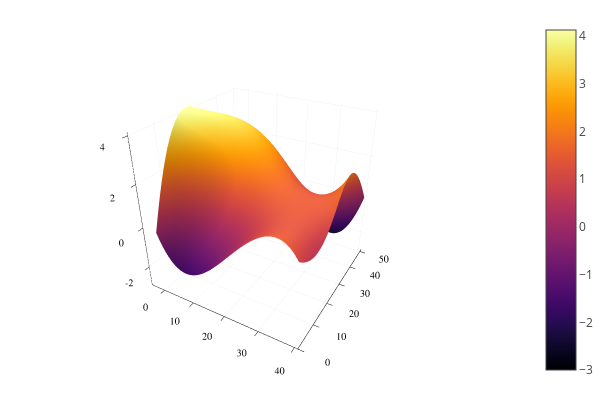

Notebook cell for this chart:
### Markdown cell above
We define instead a Bezier surface as the tensor product of two Bezier curves, i.e.
    $$ \vec{S}(s,t)=\sum_{j=0}^p\sum_{k=0}^q \vec{p}_{jk} b^q_j(s)b^p_k(t)$$
we see next how to define and plot a Bezier surface.

### Code cell
B=[
    [0.0 0.0 0.0] [-5.0 18.0 5.0] [-7.0 32.0 7.0] [0.0 50.0 -3.0];
    [12.0 0.0 -5.0] [13.0 17.0 -3.0] [14.0 31.0 10.0] [12.0 55.0 5.0];
    [28.0 1.0 4.0] [29.0 15.0 3.0] [28.0 28.0 0.0] [29.0 45.0 -7.0];
    [40.0 0.0 1.0] [43.0 18.0 -1.0] [37.0 32.0 5.0] [40.0 50.0 0.0];
]
S = JuliaIGA.BezierSurface(3,3,B)#We here define the following a bicubic Bezier surface of control points B.
println("Degere of the first Bezier curve, ",S.p,", degree of the second Bezier curve, ",S.q,".")
X,Y,Z = JuliaIGA.BezierPlot(S,0.01)#We here export the variable to build the graph of the surface.
surface(X,Y,Z)#We use the Plots library to plot the Bezier surface.
#JuliaIGA.ControlPlot(S)

### Figure 1 — Plotly figure (JSON) as saved in the notebook; plotly's stock layout.template omitted (floating-point values rounded to 4 significant figures; data arrays with more than 128 entries replaced by an {"elided": "..."} marker saying what was removed)
{"data": [{"colorbar": {"title": ""}, "colorscale": [[0, "rgba(0, 0, 4, 1.000)"], [0.03448, "rgba(4, 3, 20, 1.000)"], [0.06897, "rgba(13, 8, 41, 1.000)"], [0.1034, "rgba(24, 12, 60, 1.000)"], [0.1379, "rgba(38, 12, 81, 1.000)"], [0.1724, "rgba(54, 9, 97, 1.000)"], [0.2069, "rgba(69, 10, 105, 1.000)"], [0.2414, "rgba(84, 15, 109, 1.000)"], [0.2759, "rgba(97, 19, 110, 1.000)"], [0.3103, "rgba(111, 25, 110, 1.000)"], [0.3448, "rgba(125, 30, 109, 1.000)"], [0.3793, "rgba(140, 35, 105, 1.000)"], [0.4138, "rgba(154, 40, 101, 1.000)"], [0.4483, "rgba(166, 45, 96, 1.000)"], [0.4828, "rgba(180, 51, 89, 1.000)"], [0.5172, "rgba(193, 58, 80, 1.000)"], [0.5517, "rgba(206, 67, 71, 1.000)"], [0.5862, "rgba(216, 76, 62, 1.000)"], [0.6207, "rgba(226, 87, 52, 1.000)"], [0.6552, "rgba(235, 100, 41, 1.000)"], [0.6897, "rgba(241, 115, 29, 1.000)"], [0.7241, "rgba(247, 130, 18, 1.000)"], [0.7586, "rgba(250, 144, 8, 1.000)"], [0.7931, "rgba(252, 161, 8, 1.000)"], [0.8276, "rgba(252, 178, 22, 1.000)"], [0.8621, "rgba(250, 196, 42, 1.000)"], [0.8966, "rgba(246, 213, 67, 1.000)"], [0.931, "rgba(243, 229, 93, 1.000)"], [0.9655, "rgba(242, 244, 130, 1.000)"], [1, "rgba(252, 255, 164, 1.000)"]], "name": "y1", "opacity": null, "showlegend": false, "showscale": true, "type": "surface", "x": {"elided": "101x101 float values"}, "xaxis": "x1", "y": {"elided": "101x101 float values"}, "yaxis": "y1", "z": {"elided": "101x101 float values"}, "zmax": 4.131, "zmin": -3}], "layout": {"annotations": [], "height": 400, "legend": {"bgcolor": "rgba(255, 255, 255, 1.000)", "bordercolor": "rgba(0, 0, 0, 1.000)", "font": {"color": "rgba(0, 0, 0, 1.000)", "family": "sans-serif", "size": 11}, "tracegroupgap": 0, "x": 1, "y": 1}, "margin": {"b": 20, "l": 0, "r": 0, "t": 20}, "paper_bgcolor": "rgba(255, 255, 255, 1.000)", "plot_bgcolor": "rgba(255, 255, 255, 1.000)", "scene": {"camera": {"eye": {"x": 1.126, "y": -1.95, "z": 1.3}}, "xaxis": {"anchor": "y1", "domain": [0.03619, 0.9934], "gridcolor": "rgba(0, 0, 0, 0.100)", "gridwidth": 0.5, "linecolor": "rgba(0, 0, 0, 1.000)", "mirror": false, "range": [-4.531, 40.87], "showgrid": true, "showline": true, "showticklabels": true, "tickangle": 0, "tickcolor": "rgb(0, 0, 0)", "tickfont": {"color": "rgba(0, 0, 0, 1.000)", "family": "sans-serif", "size": 11}, "tickmode": "array", "ticks": "inside", "ticktext": ["0", "10", "20", "30", "40"], "tickvals": [0, 10, 20, 30, 40], "title": "", "titlefont": {"color": "rgba(0, 0, 0, 1.000)", "family": "sans-serif", "size": 15}, "type": "-", "visible": true, "zeroline": false, "zerolinecolor": "rgba(0, 0, 0, 1.000)"}, "yaxis": {"anchor": "x1", "domain": [0.03762, 0.9902], "gridcolor": "rgba(0, 0, 0, 0.100)", "gridwidth": 0.5, "linecolor": "rgba(0, 0, 0, 1.000)", "mirror": false, "range": [0, 51.44], "showgrid": true, "showline": true, "showticklabels": true, "tickangle": 0, "tickcolor": "rgb(0, 0, 0)", "tickfont": {"color": "rgba(0, 0, 0, 1.000)", "family": "sans-serif", "size": 11}, "tickmode": "array", "ticks": "inside", "ticktext": ["0", "10", "20", "30", "40", "50"], "tickvals": [0, 10, 20, 30, 40, 50], "title": "", "titlefont": {"color": "rgba(0, 0, 0, 1.000)", "family": "sans-serif", "size": 15}, "type": "-", "visible": true, "zeroline": false, "zerolinecolor": "rgba(0, 0, 0, 1.000)"}, "zaxis": {"gridcolor": "rgba(0, 0, 0, 0.100)", "gridwidth": 0.5, "linecolor": "rgba(0, 0, 0, 1.000)", "mirror": false, "range": [-3, 4.131], "showgrid": true, "showline": true, "showticklabels": true, "tickangle": 0, "tickcolor": "rgb(0, 0, 0)", "tickfont": {"color": "rgba(0, 0, 0, 1.000)", "family": "sans-serif", "size": 11}, "tickmode": "array", "ticks": "inside", "ticktext": ["-2", "0", "2", "4"], "tickvals": [-2, 0, 2, 4], "title": "", "titlefont": {"color": "rgba(0, 0, 0, 1.000)", "family": "sans-serif", "size": 15}, "type": "-", "visible": true, "zeroline": false, "zerolinecolor": "rgba(0, 0, 0, 1.000)"}}, "showlegend": true, "width": 600}}
